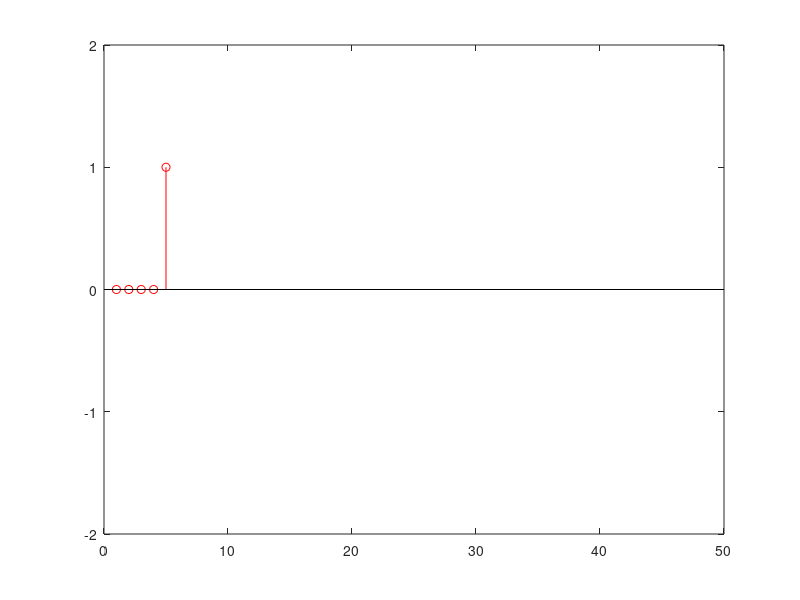

Write MATLAB code to recreate this figure.
L=input('Panjang gelombang(>=40)=')
P=input('Panjang Sekuen =')
for n=1:L
    if(n>=P)
        step(n)=1;
    else
        step(n)=0;
    end
end
x=1:L;
stem(x,step,'-r')
axis([0  50 -2 2])